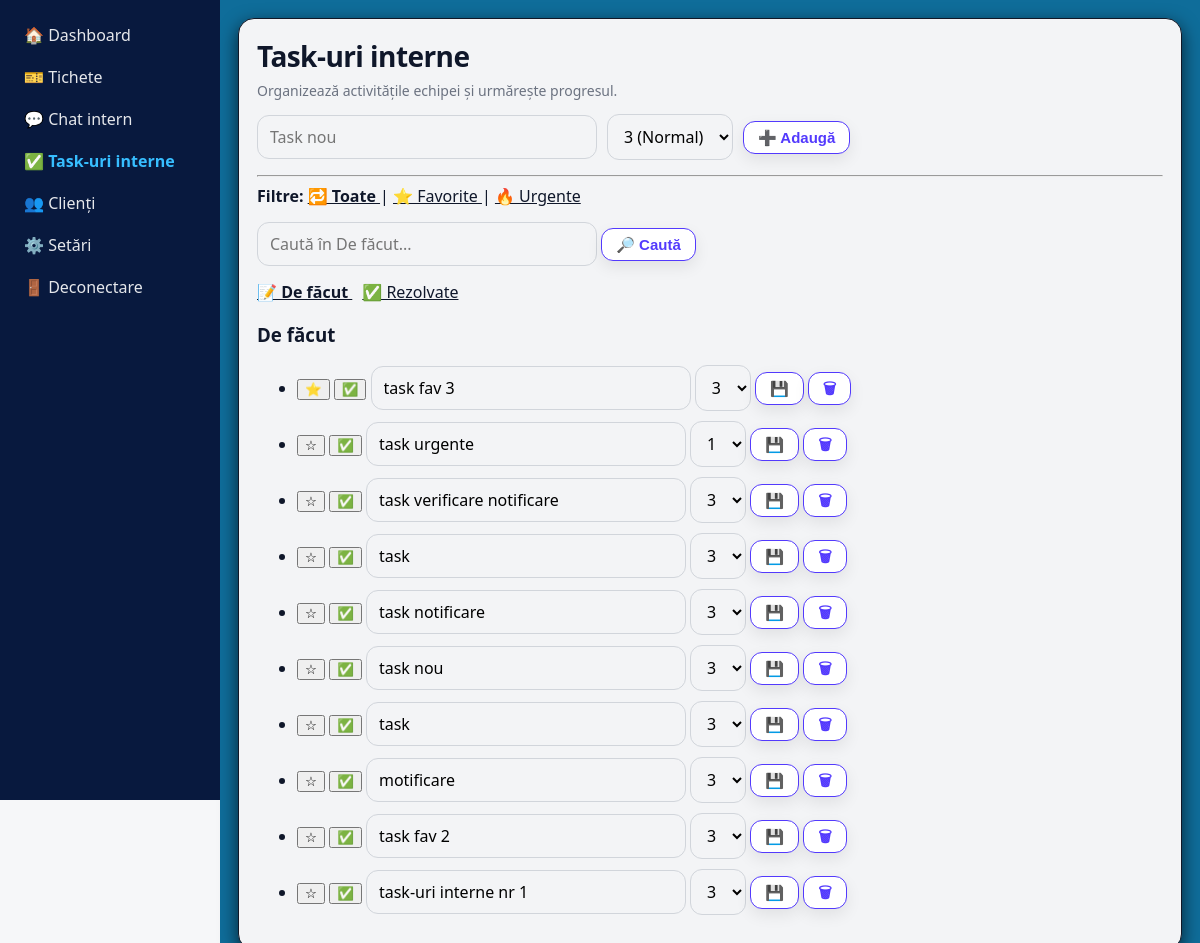
The app's page /?route=tasks (signed in) with its own data.
### tables this page shows
CREATE TABLE `tasks` (
  `id` int(11) NOT NULL,
  `title` varchar(255) NOT NULL,
  `status` enum('pending','done') DEFAULT 'pending',
  `priority` tinyint(4) NOT NULL DEFAULT 3,
  `is_favorite` tinyint(1) NOT NULL DEFAULT 0,
  `created_at` timestamp NOT NULL DEFAULT current_timestamp()
);

### app/controllers/TaskController.php (called while the page is built, shortened)
<?php
class TaskController
{
    public function index()
    {
        global $pdo;
        $me = (int)Auth::id();
        try {
            $pdo->query("SELECT last_seen_tasks_at FROM users LIMIT 1");
        } catch (Throwable $e) {
            try { $pdo->exec("ALTER TABLE users ADD COLUMN last_seen_tasks_at DATETIME NULL"); } catch (Throwable $e2) {}
        }
        try {
            $pdo->prepare("UPDATE users SET last_seen_tasks_at = NOW() WHERE id=? LIMIT 1")->execute([$me]);
        } catch (Throwable $e) {}
        $wherePending = ["status = 'pending'"];
        $paramsPending = [];
        $sqlPending = "
        SELECT * FROM tasks
        WHERE " . implode(" AND ", $wherePending) . "
        ORDER BY is_favorite DESC, priority ASC, created_at DESC
    ";
        $stmt = $pdo->prepare($sqlPending);
        $stmt->execute($paramsPending);
        $tasks_pending = $stmt->fetchAll(PDO::FETCH_ASSOC);
        require __DIR__ . '/../views/tasks.php';
    }
}

### app/views/tasks.php (the view, shortened to what this page needs)
<?php
$activeFilter = $_GET['filter'] ?? 'all';
$q       = $_GET['q'] ?? '';
$q_done  = $_GET['q_done'] ?? '';
$tab     = $_GET['tab'] ?? 'pending';
function tasks_url(array $params = []): string {
    $base = BASE_URL . 'tasks';
    $sep = (strpos($base, '?') !== false) ? '&' : '?';
    return $base . $sep . http_build_query($params);
}
?>
<?php require __DIR__ . '/admin/_layout_start.php'; ?>
<div class="page-header">
  <div class="page-header__left">
    <h2 class="page-header__title">Task-uri interne</h2>
    <p class="page-header__subtitle">Organizează activitățile echipei și urmărește progresul.</p>
  </div>
</div>
    <form method="POST" action="<?= BASE_URL ?>tasks" class="form-inline" style="margin-bottom:15px;">
        <input class="input" type="text" name="title" placeholder="Task nou" required>
        <select class="input" name="priority" style="width:auto;">
            <option value="3" selected>3 (Normal)</option>
        </select>
        <button class="btn" type="submit">➕ Adaugă</button>
    </form>
    <hr>
    <div style="margin-bottom:15px;">
        <strong>Filtre:</strong>
        <?php
        $common = [
            'tab' => $tab,
            'q'   => $q,
        ];
        ?>
        <a href="<?= tasks_url(array_filter($common)) ?>"
           style="<?= $activeFilter === 'all' ? 'font-weight:bold;' : '' ?>">
            🔁 Toate
        </a> |
        <a href="<?= tasks_url(array_filter($common + ['filter' => 'favorite'])) ?>"
           style="<?= $activeFilter === 'favorite' ? 'font-weight:bold;' : '' ?>">
            ⭐ Favorite
        </a> |
        <a href="<?= tasks_url(array_filter($common + ['filter' => 'urgent'])) ?>"
           style="<?= $activeFilter === 'urgent' ? 'font-weight:bold;' : '' ?>">
            🔥 Urgente
        </a>
    </div>
    <?php if ($tab === 'pending'): ?>
    <form method="GET" action="<?= BASE_URL ?>tasks" style="margin-bottom:15px;">
        <input class="input" type="text" name="q" placeholder="Caută în De făcut..."
               value="<?= htmlspecialchars($q) ?>" style="width:340px;">
        <button class="btn" type="submit">🔎 Caută</button>
    </form>
    <?php endif; ?>
    <div style="margin: 10px 0;">
        <a href="<?= tasks_url(array_filter(['tab'=>'pending','filter'=>$activeFilter,'q'=>$q])) ?>"
           style="margin-right:10px; <?= $tab==='pending' ? 'font-weight:bold;' : '' ?>">
            📝 De făcut
        </a>
        <a href="<?= tasks_url(array_filter(['tab'=>'done','filter'=>$activeFilter,'q_done'=>$q_done])) ?>"
           style="<?= $tab==='done' ? 'font-weight:bold;' : '' ?>">
            ✅ Rezolvate
        </a>
    </div>
    <div id="tab-pending" style="<?= $tab==='pending' ? '' : 'display:none;' ?>">
        <h3>De făcut</h3>
        <?php if (empty($tasks_pending)): ?>
            <p>Nu există task-uri active.</p>
        <?php else: ?>
            <ul>
                <?php foreach ($tasks_pending as $task): ?>
                    <li style="margin-bottom:10px;">
                        <form method="POST" action="<?= BASE_URL ?>tasks-favorite" style="display:inline;">
                            <button type="submit" title="Favorit">
                                <?= $task['is_favorite'] ? '⭐' : '☆' ?>
                            </button>
                        </form>
                        <form method="POST" action="<?= BASE_URL ?>tasks-done" style="display:inline;">
                            <button type="submit" title="Marchează ca rezolvat">✅</button>
                        </form>
                        <form method="POST" action="<?= BASE_URL ?>tasks-update" style="display:inline;">
                            <input class="input" style="width:320px;" type="text" name="title"
                                   value="<?= htmlspecialchars($task['title']) ?>" required>
                            <select class="input" name="priority" style="width:auto;">
                                <?php for ($p = 1; $p <= 5; $p++): ?>
                                    <option value="<?= $p ?>" <?= ((int)$task['priority'] === $p) ? 'selected' : '' ?>>
                                        <?= $p ?>
                                    </option>
                                <?php endfor; ?>
                            </select>
                            <button class="btn" type="submit">💾</button>
                        </form>
                        <form method="POST" action="<?= BASE_URL ?>tasks-delete"
                              style="display:inline;"
                              onsubmit="return confirm('Ștergi task-ul?');">
                            <button class="btn" type="submit">🗑</button>
                        </form>
                    </li>
                <?php endforeach; ?>
            </ul>
        <?php endif; ?>
    </div>
<?php require __DIR__ . '/admin/_layout_end.php'; ?>

### index.php (shortened to what this page needs)
<?php
require_once __DIR__ . '/config/database.php';
require_once __DIR__ . '/app/controllers/TaskController.php';
$route = $_GET['route'] ?? 'login';
if ($route === 'tasks' && $_SERVER['REQUEST_METHOD'] === 'GET') {
    (new TaskController())->index();
    exit;
}

### app/views/partials/head.php (shortened to what this page needs)
<!doctype html>
<html lang="ro">
<head>
  <link rel="stylesheet" href="<?= ASSET_URL ?>assets/css/app.css?v=<?= time() ?>">
</head>
<body>

### app/views/admin/_layout_start.php (shortened to what this page needs)
<?php require __DIR__ . '/../partials/head.php'; ?>
<div class="app-shell app-shell--admin" data-app-shell>
  <main class="app-main" role="main">
    <div class="app-container">
      <div class="app-content content">

### app/views/admin/_layout_end.php (shortened to what this page needs)
      </div>
    </div>
  </main>
  <aside class="app-sidebar" data-sidebar>
    <?php require __DIR__ . '/_sidebar.php'; ?>
  </aside>
</div>
<?php require __DIR__ . '/../partials/footer.php'; ?>

### app/views/admin/_sidebar.php (shortened to what this page needs)
<?php
$current = $_GET['route'] ?? '';
function active($needle, $current) {
  return strpos($current, $needle) === 0 ? 'active' : '';
}
?>
<aside class="sidebar">
  <a class="nav-item <?= active('admin/dashboard', $current) ?>" href="<?= BASE_URL ?>admin/dashboard">
    <span>🏠 Dashboard</span>
  </a>
  <a class="nav-item <?= active('admin/tickets', $current) ?>" href="<?= BASE_URL ?>admin/tickets">
    <span>🎫 Tichete</span>
  </a>
  <a class="nav-item <?= active('chat', $current) ?>" href="<?= BASE_URL ?>chat">
    <span>💬 Chat intern</span>
  </a>
  <a class="nav-item <?= active('tasks', $current) ?>" href="<?= BASE_URL ?>tasks">
    <span>✅ Task-uri interne</span>
  </a>
  <a class="nav-item <?= active('admin/clients', $current) ?>" href="<?= BASE_URL ?>admin/clients">
    <span>👥 Clienți</span>
  </a>
  <a class="nav-item <?= active('admin/settings', $current) ?>" href="<?= BASE_URL ?>admin/settings">
    <span>⚙️ Setări</span>
  </a>
  <a class="nav-item" href="<?= BASE_URL ?>logout">
    <span>🚪 Deconectare</span>
  </a>
</aside>

### app/views/partials/footer.php (shortened to what this page needs)
</body>
</html>

### assets/css/parts/base.css (style rules this page uses)
:root { --bg: #f6f7f9; --surface: #ffffff; --surface-2: #fafafa; --text: #0f172a; --muted: #64748b; --border: rgba(17, 24, 39, 0.10); --border-strong: rgba(17, 24, 39, 0.16); --primary: #635bff; --primary-hover: #4f46ff; --primary-soft: #eef2ff; --sidebar-bg: #f3f4f6; --sidebar-border: #e5e7eb; --primary-600: #4f46ff; --radius-sm: 10px; --radius-md: 12px; --radius-lg: 16px; --shadow-sm: 0 4px 12px rgba(0,0,0,.06); --shadow-md: 0 14px 30px rgba(0,0,0,.10); }
* { box-sizing: border-box; }
html, body { height: 100%; overflow-x: hidden; }
body { margin: 0; font-family: ui-sans-serif, system-ui, -apple-system, Segoe UI, Roboto, Arial, "Noto Sans", "Liberation Sans", sans-serif; background: var(--bg); color: var(--text); -webkit-font-smoothing: antialiased; -moz-osx-font-smoothing: grayscale; }
a { color: inherit; }
input, select, textarea { max-width: 100%; }
:where(a, button, input, select, textarea):focus-visible { outline: 3px solid rgba(99, 91, 255, 0.25); outline-offset: 2px; }

### assets/css/parts/ui.css (style rules this page uses)
.btn, .tab-btn { padding: 8px 14px; border-radius: 12px; border: 1px solid #533afd; background: #ffffff; color: #533afd; cursor: pointer; font-weight: 700; line-height: 1; font-size: 15px; text-decoration: none !important; box-shadow: 0 6px 16px rgba(0, 0, 0, 0.08); transition: transform 0.08s ease, box-shadow 0.18s ease, background 0.18s ease; }
.input { width: 340px; max-width: 100%; min-height: 44px; padding: 10px 12px; border: 1px solid #d1d5db; border-radius: 12px; outline: none; background: var(--sidebar-bg); font: inherit; transition: border-color 0.18s ease, box-shadow 0.18s ease; }
.form-inline { display: flex; gap: 10px; align-items: center; flex-wrap: wrap; }
.content :where( input[type="text"], input[type="email"], input[type="password"], input[type="search"], input[type="number"], select, textarea ) { font: inherit; padding: 10px 12px; border: 1px solid #d1d5db; border-radius: 12px; background: var(--sidebar-bg); }
.content :where( input[type="text"], input[type="email"], input[type="password"], input[type="search"], input[type="number"], select, textarea ):focus, #chatMessage:focus, #chatSearch:focus { border-color: var(--primary); box-shadow: 0 0 0 3px rgba(99, 91, 255, 0.18); outline: none; }
.sidebar { width: 240px; border: 1px solid rgba(17, 24, 39, 0.1); border-radius: 16px; padding: 12px; background: var(--sidebar-bg); }
.sidebar a { display: block; padding: 10px 10px; border-radius: 12px; text-decoration: none; color: #e5e7eb; }
.sidebar a.active { background: transparent; color: #37beff; font-weight: 600; }
.content { flex: 1; border: 1px solid rgb(17, 24, 39); border-radius: 16px; padding: 18px; background: var(--sidebar-bg); box-shadow: 0 6px 18px rgba(0, 0, 0, 0.692); min-height: calc(100vh - 36px); }
.page-header { display: flex; align-items: flex-start; justify-content: space-between; gap: 14px; margin: 0 0 16px; }
.page-header__left { min-width: 0; }
.page-header__title { margin: 0; font-size: 28px; font-weight: 700; letter-spacing: -0.02em; }
.page-header__subtitle { margin: 6px 0 0; color: #6b7280; font-size: 14px; }
.page-title, h2 { margin: 0 0 14px; font-size: 26px; font-weight: 600; }
.page-header { display: flex; align-items: flex-start; justify-content: space-between; gap: 14px; margin: 0 0 14px; }

### assets/css/parts/shell.css (style rules this page uses)
.app-shell { min-height: 100vh; display: flex; }
.app-main { flex: 1; min-width: 0; }
.app-container { max-width: 100%; margin: 0 auto; padding: 18px; background: #0f6d9a; }
.app-sidebar { width: 220px; flex: 0 0 220px; background: #08193e; position: sticky; top: 0; height: 100vh; overflow: auto; order: -1; }
.app-sidebar .sidebar { width: auto; border: 0; border-radius: 0; padding: 14px; background: transparent; }

### records on screen
tasks: title "task fav 3", priority "3"
tasks: title "task urgente", priority "1"
tasks: title "task verificare notificare", priority "3"
tasks: title "task", priority "3"
tasks: title "task notificare", priority "3"
tasks: title "task nou", priority "3"
tasks: title "task", priority "3"
tasks: title "motificare", priority "3"
tasks: title "task fav 2", priority "3"
tasks: title "task-uri interne nr 1", priority "3"
